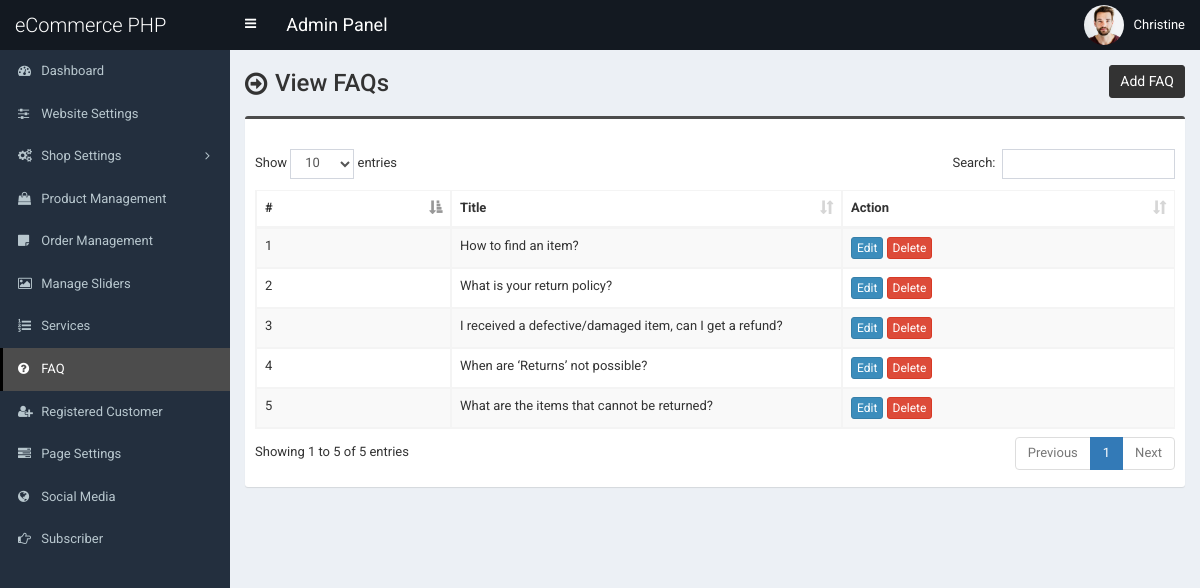
The page /admin/faq.php (signed in) on the database as committed earlier.
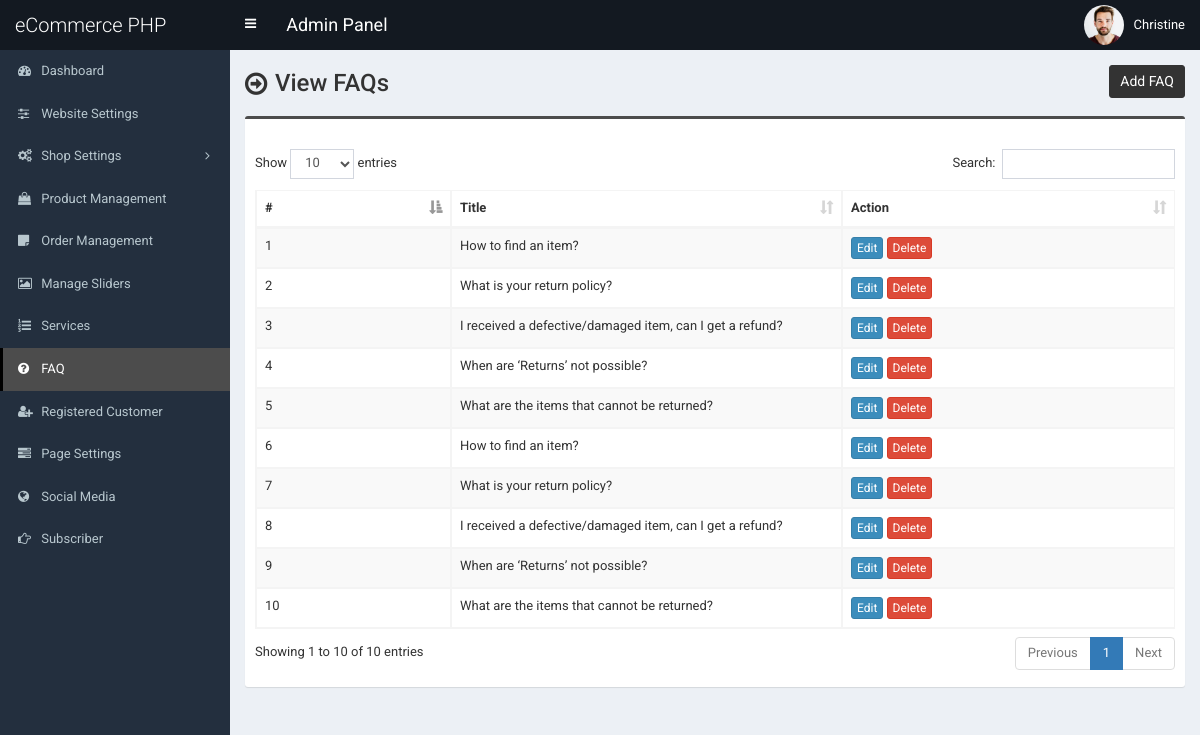
The same page on the database as committed later.
### tables this page shows
CREATE TABLE `tbl_faq` (
  `faq_id` int(11) NOT NULL,
  `faq_title` varchar(255) NOT NULL,
  `faq_content` text NOT NULL
);

### admin/faq.php (the view, shortened to what this page needs)
<?php require_once('header.php'); ?>
<section class="content-header">
	<div class="content-header-left">
		<h1>View FAQs</h1>
	</div>
	<div class="content-header-right">
		<a href="faq-add.php" class="btn btn-primary btn-sm">Add FAQ</a>
	</div>
</section>
<section class="content">
	<div class="row">
		<div class="col-md-12">
			<div class="box box-info">
				<div class="box-body table-responsive">
					<table id="example1" class="table table-bordered table-hover table-striped">
						<thead>
							<tr>
								<th width="30">#</th>
								<th width="100">Title</th>
								<th width="80">Action</th>
							</tr>
						</thead>
						<tbody>
							<?php
							$i=0;
							$statement = $pdo->prepare("SELECT * FROM tbl_faq");
							$statement->execute();
							$result = $statement->fetchAll(PDO::FETCH_ASSOC);
							foreach ($result as $row) {
								$i++;
								?>
								<tr>
									<td><?php echo $i; ?></td>
									<td><?php echo $row['faq_title']; ?></td>
									<td>
										<a href="faq-edit.php?id=<?php echo $row['faq_id']; ?>" class="btn btn-primary btn-xs">Edit</a>
										<a href="#" class="btn btn-danger btn-xs" data-href="faq-delete.php?id=<?php echo $row['faq_id']; ?>" data-toggle="modal" data-target="#confirm-delete">Delete</a>
									</td>
								</tr>
								<?php
							}
							?>
						</tbody>
					</table>
				</div>
			</div>
		</div>
	</div>
</section>
<?php require_once('footer.php'); ?>

Rows that differ between the two databases and show on the page:
added tbl_faq: faq_title "How to find an item?"
added tbl_faq: faq_title "What is your return policy?"
added tbl_faq: faq_title "I received a defective/damaged item, can I get a refund?"
added tbl_faq: faq_title "When are ‘Returns’ not possible?"
added tbl_faq: faq_title "What are the items that cannot be returned?"
Other text that changed with them:
text written by a page script: "Show entries Search: Showing 1 to 5 of 5 entries Previous 1 Next" → "Show entries Search: Showing 1 to 10 of 10 entries Previous 1 Next"
